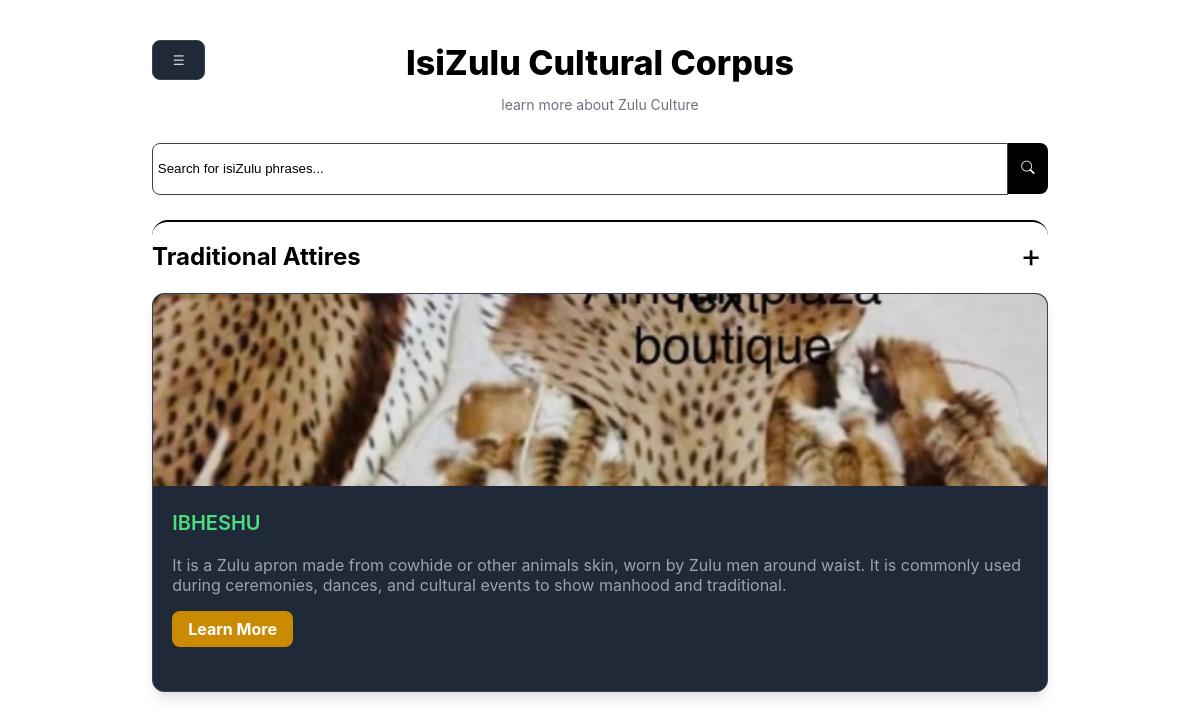
/attire/, run on the app's committed database.
### corpusapp/models.py (models this page shows, shortened)
class AttireBase(models.Model):
    user = models.ForeignKey(settings.AUTH_USER_MODEL, on_delete=models.CASCADE, null=True, blank=True)
    heading = models.CharField(max_length= 200)
    extract = models.TextField(max_length=700, blank=True)
    learnMore = models.URLField(max_length=200, blank=True, null=True)
    picture = models.ImageField(upload_to='corpusapp/user/categories/attire/')
    file = models.FileField(upload_to='corpusapp/user/categories/attire/files', blank=True, null=True)
    status = models.CharField(max_length=20, choices=STATUS_CHOICES, default='Pending')

### corpusapp/views.py (the view)
# urls.py: path('attire/', views.attire, name="attire"),
def attire(request):
    bases = AttireBase.objects.filter(status="Approved")
    return render(request, 'attire.html', {'attires': bases})

### corpusapp/templates/attire.html (shortened to what this page needs)
{% extends 'home.html' %}
{% load static %}
{% block theCore %}
    <div id="for-cuisine" >
        <h2 style="color: black;">Traditional Attires </h2> <div class="hc"><a href="/addAttire/" class="a2" title="click here to add an attire">+</a></div>
<div class="category-view">
        <div class="allCategories">
      {% for cuisine in attires %}
                <div class="cover1">
                        <div>
                            <a href="{{cuisine.picture.url}}" title="click to view full picture"><img src="{{cuisine.picture.url}}" alt="no image" /></a>
                            <div class="content">
                                <h3>{{cuisine.heading}}</h3>
                                <p>{{cuisine.extract}}</p>
                                {% if cuisine.file %}
                                    <a href="{{cuisine.file.url}}" class="a">Learn More</a>
                                {% else %}
                                    <a href="{{cuisine.learnMore}}" class="a">Learn More</a>
                                {% endif %}
                            </div>
                        </div>
                </div>
      {% endfor %}
        </div>
    </div>
</div>
{% endblock theCore %}

### corpusapp/static/style.css (style rules this page uses)
body { min-height: 100vh; padding: 2em 1em 0.5em 1em; font-family: 'Inter' , sans-serif; color: #f3f4f6; display: flex; flex-direction: column; align-items: center; background-color: white; }
p { color: #6b7280; }
.a { display: inline-block; padding: 0.5rem 1rem; background-color: #ca8a04; color: white; border-radius: 0.5rem; font-weight: bold; text-decoration: none; }
.category-view > div > div > div > div { padding: 1.2em }
h2 { display: inline-block; }
a { text-decoration: none; }

### corpusapp/templates/attire.html (style rules this page uses)
.a2 { text-decoration: none; height: 1.3em position: absolute; top: 0.3em; right: 1em; font-size: 2em; color: black; }
.hc { margin-top: -3.4em; margin-right: 0.4em; display: flex; justify-content: flex-end; }
.cover1 { display: none; transition: transform 0.3s ease; transform: scale(1); width: 27em; flex-grow: 1; }
.cover1:nth-child(-n+8) { display: inline; }
.allCategories { display: flex; flex-direction: row; flex-wrap: wrap; width: 100%; gap: 1.5em; margin-top: 1em; }
img { width: 100%; border-radius: 0.75rem 0.75rem 0 0; }
.category-view { margin-top: -1.3em; }
.category-view > div > div { display: grid; gap: 1.2rem; }
.category-view > div > div > div { background-color: #1F2937; border-radius: 0.75rem; box-shadow: 0 10px 15px -3px rgba(0, 0, 0, 0.1), 0 4px 6px -2px rgba(0, 0, 0, 0.05); border: 1px solid #374151; overflow-wrap: break-word; margin-top: 1.4em; transition: transform 0.3s; height: 100%; }
.category-view > div > div > div > div { margin-top: -1.1em; }
.category-view img { width: 100%; height: 12rem; object-fit: cover; }
.category-view h3 { font-size: 1.25rem; font-weight: 600; color: #4ade80; }
.category-view p { color: #9ca3af; }

### data on the page
AttireBase: picture (picture), heading "IBHESHU", extract "It is a Zulu apron made from cowhide or other animals skin, worn by Zulu men around waist. It is commonly used during ceremonies, dances, and cultural events to show manhood and traditional."
